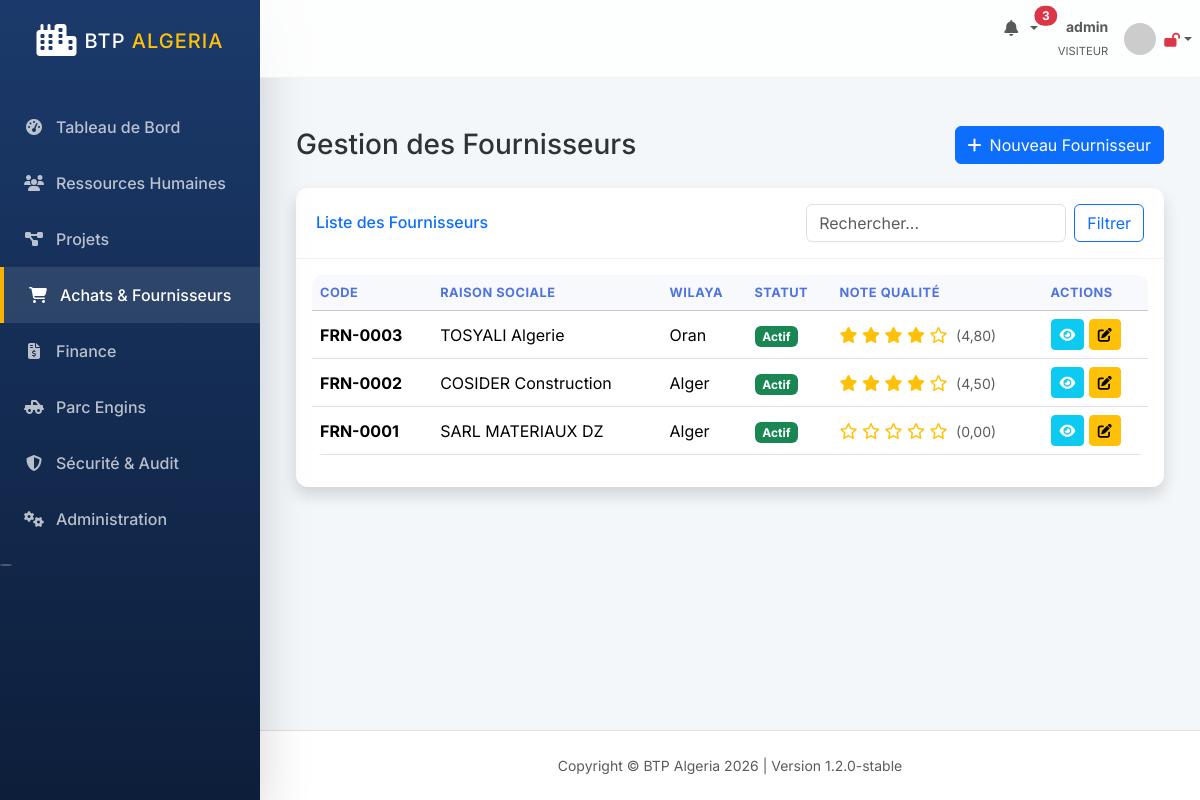
The page /suppliers/fournisseurs/ (signed in) on the database its author committed.
### apps/suppliers/models.py (models this page shows, shortened)
class Fournisseur(models.Model):
    STATUT_CHOICES = (
        ('actif', 'Actif'),
        ('blackliste', 'Blacklisté'),
        ('en_validation', 'En Validation'),
        ('inactif', 'Inactif'),
    )
    FORME_JURIDIQUE_CHOICES = (
        ('SARL', 'SARL'),
        ('SPA', 'SPA'),
        ('EURL', 'EURL'),
        ('SNC', 'SNC'),
        ('EI', 'EI'),
        ('Cooperative', 'Coopérative'),
    )
    code = models.CharField(max_length=50, unique=True, blank=True)
    raison_sociale = models.CharField(max_length=300)
    forme_juridique = models.CharField(max_length=20, choices=FORME_JURIDIQUE_CHOICES)
    registre_commerce = EncryptedCharField(max_length=255, unique=True)
    nif = EncryptedCharField(max_length=255, unique=True)
    nis = models.CharField(max_length=20)
    article_imposition = models.CharField(max_length=20)
    wilaya = models.ForeignKey(Wilaya, on_delete=models.RESTRICT)
    commune = models.CharField(max_length=100)
    adresse = models.TextField()
    telephone = models.CharField(max_length=20)
    fax = models.CharField(max_length=20, blank=True)
    email = models.EmailField()
    site_web = models.URLField(blank=True)
    domaines = models.ManyToManyField(DomaineActivite)
    delai_moyen_livraison = models.PositiveIntegerField(default=7)
    note_qualite = models.DecimalField(max_digits=3, decimal_places=2, default=0)
    statut = models.CharField(max_length=20, choices=STATUT_CHOICES, default='en_validation')
    motif_blacklist = models.TextField(blank=True)
    is_active = models.BooleanField(default=True)
    created_at = models.DateTimeField(auto_now_add=True)
    updated_at = models.DateTimeField(auto_now=True)
    created_by = models.ForeignKey(User, on_delete=models.SET_NULL, null=True, related_name='fournisseurs_crees')

### apps/accounts/models.py (models this page shows, shortened)
class Wilaya(models.Model):
    code = models.CharField(max_length=2, unique=True)
    nom_fr = models.CharField(max_length=100)
    nom_ar = models.CharField(max_length=100)
    @property
    def nom(self):
        return self.nom_fr

### apps/suppliers/views.py (the view)
# urls.py: path('fournisseurs/', views.fournisseur_list, name='fournisseur_list'),
@login_required
def fournisseur_list(request):
    query = request.GET.get('q')
    domain = request.GET.get('domain')
    fournisseurs = Fournisseur.objects.filter(is_active=True).order_by('-note_qualite', 'statut')
    if query:
        fournisseurs = fournisseurs.filter(Q(raison_sociale__icontains=query) | Q(code__icontains=query))
    if domain:
        fournisseurs = fournisseurs.filter(domaines__id=domain)
    return render(request, 'suppliers/fournisseur_list.html', {'fournisseurs': fournisseurs})

### templates/suppliers/fournisseur_list.html (shortened to what this page needs)
{% extends 'base.html' %}
{% block content %}
<div class="container-fluid py-4">
    <div class="d-flex justify-content-between align-items-center mb-4">
        <h1 class="h3 mb-0 text-gray-800">Gestion des Fournisseurs</h1>
        <a href="{% url 'fournisseur_create' %}" class="btn btn-primary">
            <i class="fas fa-plus me-2"></i>Nouveau Fournisseur
        </a>
    </div>
    <div class="card shadow mb-4">
        <div class="card-header py-3 d-flex justify-content-between align-items-center">
            <h6 class="m-0 font-weight-bold text-primary">Liste des Fournisseurs</h6>
            <form class="d-flex" method="GET">
                <input class="form-control me-2" type="search" name="q" placeholder="Rechercher..." value="{{ request.GET.q }}">
                <button class="btn btn-outline-primary" type="submit">Filtrer</button>
            </form>
        </div>
        <div class="card-body">
            <div class="table-responsive">
                <table class="table table-hover align-middle">
                    <thead class="table-light">
                        <tr>
                            <th>Code</th>
                            <th>Raison Sociale</th>
                            <th>Wilaya</th>
                            <th>Statut</th>
                            <th>Note Qualité</th>
                            <th>Actions</th>
                        </tr>
                    </thead>
                    <tbody>
                        {% for f in fournisseurs %}
                        <tr>
                            <td><strong>{{ f.code }}</strong></td>
                            <td>{{ f.raison_sociale }}</td>
                            <td>{{ f.wilaya.nom }}</td>
                            <td>
                                {% if f.statut == 'actif' %}
                                    <span class="badge bg-success">Actif</span>
                                {% elif f.statut == 'blackliste' %}
                                    <span class="badge bg-danger">Blacklisté</span>
                                {% elif f.statut == 'en_validation' %}
                                    <span class="badge bg-warning text-dark">En Validation</span>
                                {% else %}
                                    <span class="badge bg-secondary">Inactif</span>
                                {% endif %}
                            </td>
                            <td>
                                <div class="text-warning">
                                    {% for i in "12345" %}
                                        {% if f.note_qualite >= forloop.counter %}
                                            <i class="fas fa-star"></i>
                                        {% elif f.note_qualite >= forloop.counter|add:"-0.5" %}
                                            <i class="fas fa-star-half-alt"></i>
                                        {% else %}
                                            <i class="far fa-star"></i>
                                        {% endif %}
                                    {% endfor %}
                                    <small class="text-muted ms-1">({{ f.note_qualite }})</small>
                                </div>
                            </td>
                            <td>
                                <a href="{% url 'fournisseur_detail' f.pk %}" class="btn btn-sm btn-info text-white">
                                    <i class="fas fa-eye"></i>
                                </a>
                                <a href="{% url 'fournisseur_update' f.pk %}" class="btn btn-sm btn-warning">
                                    <i class="fas fa-edit"></i>
                                </a>
                            </td>
                        </tr>
                        {% empty %}
                        <tr>
                            <td colspan="6" class="text-center py-4">Aucun fournisseur trouvé.</td>
                        </tr>
                        {% endfor %}
                    </tbody>
                </table>
            </div>
        </div>
    </div>
</div>
{% endblock %}

### templates/base.html (shortened to what this page needs)
{% load static %}
<!DOCTYPE html>
<html lang="fr" dir="ltr">
<head>
    <link href="https://cdn.jsdelivr.net/npm/bootstrap@5.3.2/dist/css/bootstrap.min.css" rel="stylesheet">
    <link rel="stylesheet" href="https://cdnjs.cloudflare.com/ajax/libs/font-awesome/6.4.0/css/all.min.css">
    <link rel="stylesheet" href="{% static 'css/btp_custom.css' %}">
</head>
<body id="page-top">
    <div id="wrapper">
        <nav class="sidebar shadow-lg" id="accordionSidebar">
            <div class="sidebar-brand d-flex align-items-center justify-content-center py-4">
                <div class="sidebar-brand-icon me-2">
                    <i class="fas fa-city text-white fa-2x"></i>
                </div>
                <div class="sidebar-brand-text text-white font-weight-bold h5 mb-0">BTP <span class="text-warning">Algeria</span></div>
            </div>
            <hr class="sidebar-divider my-0 bg-white opacity-25">
            <div class="sidebar-content mt-3">
                {% for item in menu_items %}
                    <a class="nav-link {% if request.resolver_match.url_name == item.url %}active{% endif %}" href="{% url item.url %}">
                        <i class="{{ item.icon }}"></i>
                        <span>{{ item.name }}</span>
                    </a>
                {% endfor %}
            </div>
            <div class="text-center d-none d-md-inline mt-5">
                <button class="rounded-circle border-0 bg-white opacity-25" id="sidebarToggle"></button>
            </div>
        </nav>
        <div id="content-wrapper" class="d-flex flex-column">
            <div id="content">
                <nav class="navbar navbar-expand navbar-light navbar-custom topbar mb-4 static-top">
                    <ul class="navbar-nav ms-auto">
                        <li class="nav-item dropdown no-arrow mx-1">
                            <a class="nav-link dropdown-toggle position-relative" href="{% url 'notifications' %}" id="alertsDropdown">
                                <i class="fas fa-bell fa-fw text-gray-400"></i>
                                {% if notifications_count > 0 %}
                                    <span class="position-absolute top-2 start-100 translate-middle badge rounded-pill bg-danger">
                                        {{ notifications_count }}
                                    </span>
                                {% endif %}
                            </a>
                        </li>
                        <li class="nav-item dropdown no-arrow">
                            <a class="nav-link dropdown-toggle d-flex align-items-center" href="#" id="userDropdown" role="button" data-bs-toggle="dropdown">
                                <div class="text-end me-3 d-none d-lg-block">
                                    <span class="text-gray-600 small fw-bold d-block">{{ user.get_full_name|default:user.username }}</span>
                                    <span class="text-muted extra-small" style="font-size: 0.7rem;">{{ user.groups.first.name|upper|default:"VISITEUR" }}</span>
                                </div>
                                <img class="img-profile rounded-circle" src="https://ui-avatars.com/api/?name={{ user.username }}&background=1B3A6B&color=fff" width="32" height="32">
                                <span class="ms-2">
                                    {% if is_2fa_enabled %}
                                        <i class="fas fa-lock text-success small" title="2FA Activé"></i>
                                    {% else %}
                                        <i class="fas fa-lock-open text-danger small" title="2FA Désactivé"></i>
                                    {% endif %}
                                </span>
                            </a>
                        </li>
                    </ul>
                </nav>
                <div class="container-fluid px-4 pb-4">
                    {% block content %}{% endblock %}
                </div>
            </div>
            <footer class="sticky-footer bg-white py-4 mt-auto border-top">
                <div class="container my-auto">
                    <div class="copyright text-center my-auto small text-muted">
                        <span>Copyright &copy; BTP Algeria 2026 | Version 1.2.0-stable</span>
                    </div>
                </div>
            </footer>
        </div>
    </div>
</body>
</html>

### static/css/btp_custom.css (style rules this page uses)
:root { --primary-color: #1B3A6B; --secondary-color: #F8B400; --sidebar-width: 260px; --bg-light: #F4F7FA; --text-dark: #2D3436; --glass-bg: rgba(255, 255, 255, 0.8); --shadow-sm: 0 2px 10px rgba(0,0,0,0.05); --shadow-md: 0 4px 20px rgba(0,0,0,0.08); }
body { font-family: 'Inter', sans-serif; background-color: var(--bg-light); color: var(--text-dark); }
#wrapper { display: flex; }
.sidebar { width: var(--sidebar-width); min-height: 100vh; background: linear-gradient(180deg, var(--primary-color) 0%, #0D1E3A 100%); position: fixed; z-index: 1000; transition: all 0.3s; }
.sidebar-brand-text { letter-spacing: 1px; text-transform: uppercase; }
.sidebar .nav-link { color: rgba(255, 255, 255, 0.7); padding: 1rem 1.5rem; display: flex; align-items: center; gap: 12px; transition: all 0.2s; font-weight: 500; }
.sidebar .nav-link i { width: 20px; text-align: center; }
.sidebar .nav-link:hover, .sidebar .nav-link.active { color: #fff; background: rgba(255, 255, 255, 0.1); border-left: 4px solid var(--secondary-color); }
#content-wrapper { flex: 1; margin-left: var(--sidebar-width); min-height: 100vh; }
.navbar-custom { background: var(--glass-bg); backdrop-filter: blur(10px); border-bottom: 1px solid rgba(0,0,0,0.05); z-index: 1030 !important; }
.card { border: none; border-radius: 12px; box-shadow: var(--shadow-sm); transition: transform 0.3s, box-shadow 0.3s; }
.card-header { background: transparent; border-bottom: 1px solid rgba(0,0,0,0.05); padding: 1.25rem; }
.table { background: white; border-radius: 10px; overflow: hidden; }
.table thead th { background: #f8f9fc; border-top: none; font-size: 0.8rem; text-transform: uppercase; letter-spacing: 0.5px; color: #4e73df; }

### rows shown on the page
Fournisseur: code "FRN-0003", raison_sociale "TOSYALI Algerie", wilaya.nom "Oran", statut "Actif", note_qualite "4,80"
Fournisseur: code "FRN-0002", raison_sociale "COSIDER Construction", wilaya.nom "Alger", statut "Actif", note_qualite "4,50"
Fournisseur: code "FRN-0001", raison_sociale "SARL MATERIAUX DZ", wilaya.nom "Alger", statut "Actif", note_qualite "0,00"

### other values the page prints
{{ item.name }} "Tableau de Bord" "Ressources Humaines" "Projets" "Achats & Fournisseurs" "Finance" "Parc Engins" "Sécurité & Audit" "Administration"
{{ notifications_count }} "3"
{{ user.get_full_name|default:user.username }} "admin"
{{ user.groups.first.name|upper|default:"VISITEUR" }} "VISITEUR"
